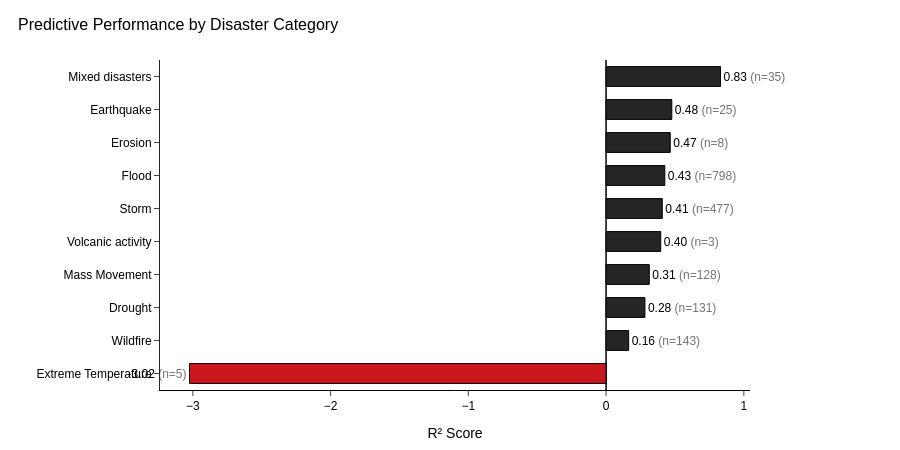

Notebook code cell kept with this figure:
### Code cell
import plotly.graph_objects as go

SUBTLE_GREY = "#737373"

# --- Data ---
df = (
    r2_by_type.reset_index(name="r2")
    .merge(results_df.groupby("type").size().reset_index(name="count"), on="type")
    .sort_values("r2")
)

colors = df["r2"].apply(lambda x: "#252525" if x > 0 else "#cb181d")

# --- Figure ---
fig = go.Figure(
    go.Bar(
        y=df["type"],
        x=df["r2"],
        orientation="h",
        width=0.6,
        marker=dict(color=colors, line=dict(color="black", width=1)),
        text=[f"{r:.2f} <span style='color:{SUBTLE_GREY};'>(n={n})</span>"
              for r, n in zip(df["r2"], df["count"])],
        textposition="outside",
        cliponaxis=False,
    )
)

# --- Layout ---
fig.update_layout(
    template="simple_white",
    height=450,
    width=900,
    margin=dict(l=20, r=150, t=60, b=60),
    font=dict(family="Arial", size=12, color="black"),
    title=dict(
        text="Predictive Performance by Disaster Category",
        x=0.02,
        font=dict(size=16),
    ),
)

fig.update_xaxes(
    title="R² Score",
    zeroline=True,
    zerolinewidth=1.5,
    zerolinecolor="black",
    showline=True,
    linecolor="black",
)

fig.update_yaxes(
    title="",
    automargin=True,
)

fig.write_image("Performance_Nature_Left_Aligned.pdf", engine="kaleido")
fig.show()

### Figure 1 — Plotly figure (JSON) as saved in the notebook; plotly's stock layout.template omitted (floating-point values rounded to 4 significant figures)
{"data": [{"cliponaxis": false, "marker": {"color": ["#cb181d", "#252525", "#252525", "#252525", "#252525", "#252525", "#252525", "#252525", "#252525", "#252525"], "line": {"color": "black", "width": 1}}, "orientation": "h", "text": ["-3.02 <span style='color:#737373;'>(n=5)</span>", "0.16 <span style='color:#737373;'>(n=143)</span>", "0.28 <span style='color:#737373;'>(n=131)</span>", "0.31 <span style='color:#737373;'>(n=128)</span>", "0.40 <span style='color:#737373;'>(n=3)</span>", "0.41 <span style='color:#737373;'>(n=477)</span>", "0.43 <span style='color:#737373;'>(n=798)</span>", "0.47 <span style='color:#737373;'>(n=8)</span>", "0.48 <span style='color:#737373;'>(n=25)</span>", "0.83 <span style='color:#737373;'>(n=35)</span>"], "textposition": "outside", "type": "bar", "width": 0.6, "x": [-3.024, 0.164, 0.282, 0.3135, 0.3968, 0.4079, 0.4264, 0.4658, 0.4772, 0.8307], "y": ["Extreme Temperature", "Wildfire", "Drought", "Mass Movement", "Volcanic activity", "Storm", "Flood", "Erosion", "Earthquake", "Mixed disasters"]}], "layout": {"font": {"color": "black", "family": "Arial", "size": 12}, "height": 450, "margin": {"b": 60, "l": 20, "r": 150, "t": 60}, "title": {"font": {"size": 16}, "text": "Predictive Performance by Disaster Category", "x": 0.02}, "width": 900, "xaxis": {"linecolor": "black", "showline": true, "title": {"text": "R² Score"}, "zeroline": true, "zerolinecolor": "black", "zerolinewidth": 1.5}, "yaxis": {"automargin": true, "title": {"text": ""}}}}
